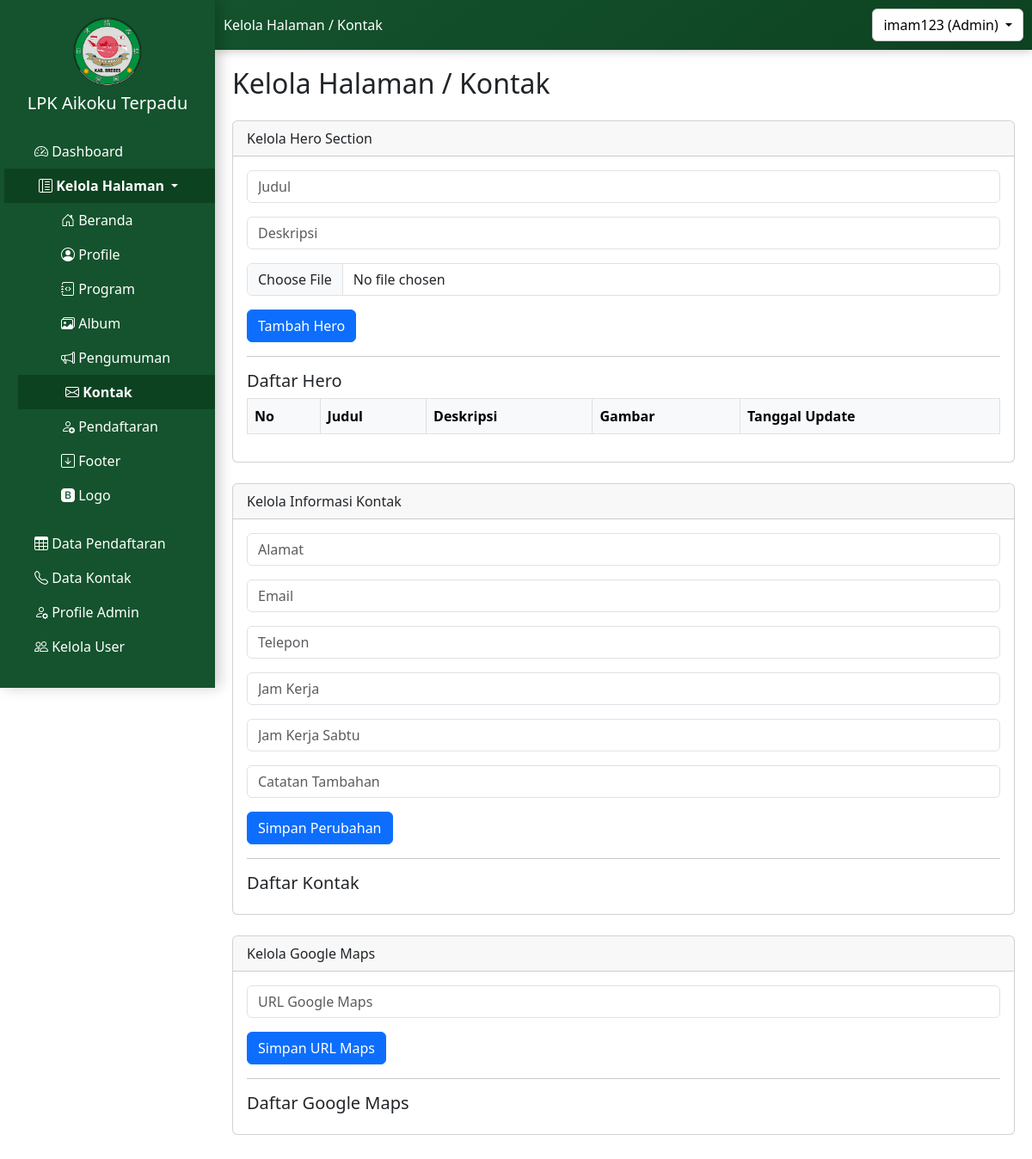
The page /admin/kelola_halaman/kontak/kontak_admin.php (signed in) on the database as committed earlier.
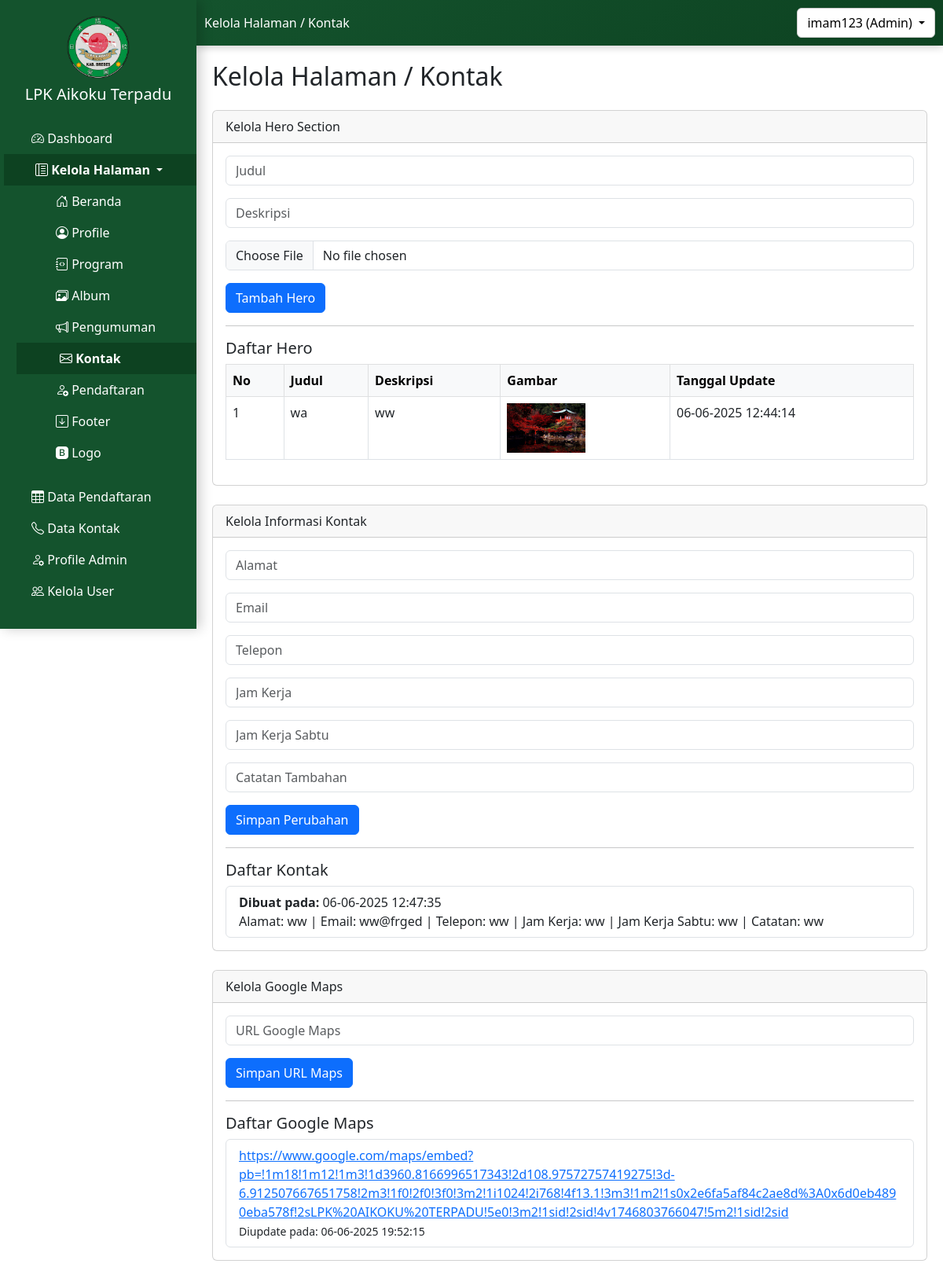
The same page on the database as committed later.
### tables this page shows
CREATE TABLE `tb_hero_kontak` (
  `id_hero` int(11) NOT NULL,
  `judul` varchar(255) DEFAULT NULL,
  `deskripsi` text DEFAULT NULL,
  `gambar` varchar(255) DEFAULT NULL,
  `tanggal_upload` timestamp NOT NULL DEFAULT current_timestamp()
);

CREATE TABLE `tb_informasi_kontak` (
  `id_kontak` int(11) NOT NULL,
  `alamat` varchar(255) NOT NULL,
  `email_kontak` varchar(255) NOT NULL,
  `telepon` varchar(50) NOT NULL,
  `jam_kerja` varchar(100) NOT NULL,
  `jam_sabtu` varchar(100) NOT NULL,
  `catatan` text DEFAULT NULL,
  `created_at` timestamp NOT NULL DEFAULT current_timestamp()
);

CREATE TABLE `tb_kontak_maps` (
  `id_maps` int(11) NOT NULL,
  `maps_url` text NOT NULL,
  `created_at` datetime DEFAULT current_timestamp()
);

### admin/kelola_halaman/kontak/kontak_admin.php (the view, shortened to what the changed rows need)
<?php
$pageTitle = 'Kelola Halaman / Kontak';
?>
<!DOCTYPE html>
<html lang="id">
<head>
    <link href="https://cdn.jsdelivr.net/npm/bootstrap@5.3.0/dist/css/bootstrap.min.css" rel="stylesheet">
</head>
<body>
    <?php include '../../../sidebar1.php'; ?>
    <div class="content">
        <h2 class="mb-4"><?php echo $pageTitle; ?></h2>
        <div class="card mb-4">
            <div class="card-body">
                <table class="table table-bordered">
                    <thead class="table-light">
                        <tr>
                            <th>No</th>
                            <th>Judul</th>
                            <th>Deskripsi</th>
                            <th>Gambar</th>
                            <th>Tanggal Update</th>
                        </tr>
                    </thead>
                    <tbody>
                        <?php
                        include '../../../config.php';
                        $query = "SELECT * FROM tb_hero_kontak ORDER BY id_hero DESC LIMIT 1";
                        $result = mysqli_query($mysqli, $query);
                        $no = 1;
                        while ($data = mysqli_fetch_assoc($result)) {
                            ?>
                            <tr>
                                <td><?= $no++ ?></td>
                                <td><?= htmlspecialchars($data['judul']) ?></td>
                                <td><?= htmlspecialchars($data['deskripsi']) ?></td>
                                <td><img src="../../../uploads/<?= $data['gambar'] ?>" width="100"></td>
                                <td><?= date('d-m-Y H:i:s', strtotime($data['tanggal_upload'])) ?></td>
                            </tr>
                        <?php } ?>
                    </tbody>
                </table>
            </div>
        </div>
        <?php
        $query = "SELECT * FROM tb_informasi_kontak";
        $result = mysqli_query($mysqli, $query);
        ?>
        <div class="card mb-4">
            <div class="card-body">
                <ul class="list-group">
                    <?php
                    while ($row = mysqli_fetch_assoc($result)) {
                        ?>
                        <li class="list-group-item">
                            <strong>Dibuat pada:</strong> <?= date('d-m-Y H:i:s', strtotime($row['created_at'])); ?><br>
                            Alamat: <?= $row['alamat']; ?> |
                            Email: <?= $row['email_kontak']; ?> |
                            Telepon: <?= $row['telepon']; ?> |
                            Jam Kerja: <?= $row['jam_kerja']; ?> |
                            Jam Kerja Sabtu: <?= $row['jam_sabtu']; ?> |
                            Catatan: <?= $row['catatan']; ?>
                        </li>
                        <?php
                    }
                    ?>
                </ul>
            </div>
        </div>
        <div class="card mb-4">
            <div class="card-body">
                <ul class="list-group">
                    <?php
                    include '../../../config.php';
                    $query_maps = "SELECT * FROM tb_kontak_maps ORDER BY id_maps DESC";
                    $result_maps = mysqli_query($mysqli, $query_maps);
                    while ($data_maps = mysqli_fetch_assoc($result_maps)) {
                        ?>
                        <li class="list-group-item">
                            <a href="<?= $data_maps['maps_url'] ?>" target="_blank"><?= $data_maps['maps_url'] ?></a>
                            <br>
                            <small>Diupdate pada: <?= date('d-m-Y H:i:s', strtotime($data_maps['created_at'])) ?></small>
                        </li>
                    <?php } ?>
                </ul>
            </div>
        </div>
    </div>
</body>
</html>

Rows that differ between the two databases and show on the page:
added tb_hero_kontak: judul "wa", deskripsi "ww", gambar (picture), tanggal_upload "06-06-2025 12:44:14"
added tb_informasi_kontak: created_at "06-06-2025 12:47:35", alamat "ww", email_kontak "ww@frged", telepon "ww", jam_kerja "ww", jam_sabtu "ww", catatan "ww"
added tb_kontak_maps: maps_url "https://www.google.com/maps/embed?pb=!1m18!1m12!1m3!1d3960.8166996517343!2d108.97572757419275!3d-6.912507667651758!2m3!1f0!2f0!3f0!3m2!1i1024!2i768!4f13.1!3m3!1m2!1s0x2e6fa5af84c2ae8d%3A0x6d0eb4890eba578f!2sLPK%20AIKOKU%20TERPADU!5e0!3m2!1sid!2sid!4v1746803766047!5m2!1sid!2sid", created_at "06-06-2025 19:52:15"
